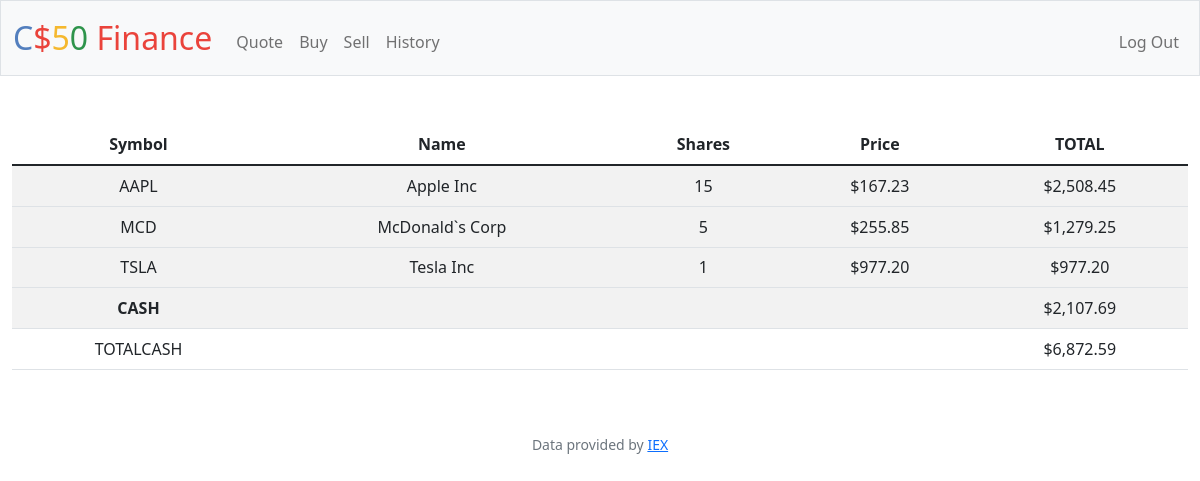
Screenshot of / (signed in) with the database file from the repository.
### tables this page shows
CREATE TABLE transactions (
 id INTEGER PRIMARY KEY AUTOINCREMENT,
 user_id INTEGER NOT NULL, 
 name TEXT NOT NULL,
 shares INTEGER NOT NULL, 
 price NUMERIC NOT NULL, 
 type TEXT NOT NULL, 
 symbol TEXT NOT NULL, 
 time TIMESTONP DEFAULT CURRENT_TIMESTAMP, 
 FOREIGN KEY(user_id) REFERENCES users(id)
);

CREATE TABLE users (id INTEGER PRIMARY KEY AUTOINCREMENT NOT NULL, username TEXT NOT NULL, hash TEXT NOT NULL, cash NUMERIC NOT NULL DEFAULT 10000.00);

### app.py (the view)
@app.route("/")
@login_required
def index():
    user_id = session["user_id"]
    stocks = db.execute(
        "SELECT name,time,price , SUM (shares) as TotalShares, symbol FROM transactions WHERE user_id == ? GROUP BY symbol ", user_id)
    usercash = db.execute("SELECT cash FROM users WHERE id == ?", user_id)[0]["cash"]
    totalcash = usercash
    for stock in stocks:
        totalcash += stock["price"]*stock["TotalShares"]
    """Show portfolio of stocks"""
    return render_template("index.html", stocks=stocks, usercash=usercash, totalcash=totalcash, usd=usd)

### app.py (called while the page is built)
@app.after_request
def after_request(response):
    response.headers["Cache-Control"] = "no-cache, no-store, must-revalidate"
    response.headers["Expires"] = 0
    response.headers["Pragma"] = "no-cache"
    return response

### helpers.py (called while the page is built)
def login_required(f):
    @wraps(f)
    def decorated_function(*args, **kwargs):
        if session.get("user_id") is None:
            return redirect("/login")
        return f(*args, **kwargs)
    return decorated_function

def usd(value):
    return f"${value:,.2f}"

### templates/index.html (shortened to what this page needs)
{% extends "layout.html" %}
{% block main %}
        <div class="mb-3">
            <table class ="table table-striped">
                <thead>
                        <th>Symbol</th>
                        <th>Name</th>
                        <th>Shares</th>
                        <th>Price</th>
                        <th>TOTAL</th>
                </thead>
                <tbody>
                {%for stock in stocks %}
                    <tr>
                        <td>{{stock["symbol"]}}</td>
                        <td>{{stock["name"]}}</td>
                        <td>{{stock["TotalShares"]}}</td>
                        <td>{{ usd(stock["price"] ) }}</td>
                        <td>{{usd(stock["price"] * stock["TotalShares"])  }}</td>
                    <tr>
                {%endfor%}
                    <tr>
                            <th>CASH</th>
                            <td colspan="3"></td>
                            <td> {{usd(usercash)}}</td>
                    </tr>
                    <tr>
                            <td>TOTALCASH</td>
                            <td colspan="3"></td>
                            <td> {{usd(totalcash)}}</td>
                    </tr>
                </tbody>
            </table>
        </div>
{% endblock %}

### templates/layout.html (shortened to what this page needs)
<!DOCTYPE html>
<html lang="en">
    <head>
        <link href="https://cdn.jsdelivr.net/npm/bootstrap@5.1.3/dist/css/bootstrap.min.css" rel="stylesheet">
        <link href="/static/styles.css" rel="stylesheet">
    </head>
    <body>
        <nav class="bg-light border navbar navbar-expand-md navbar-light">
            <div class="container-fluid">
                <a class="navbar-brand" href="/"><span class="blue">C</span><span class="red">$</span><span class="yellow">5</span><span class="green">0</span> <span class="red">Finance</span></a>
                <div class="collapse navbar-collapse" id="navbar">
                    {% if session["user_id"] %}
                        <ul class="navbar-nav me-auto mt-2">
                            <li class="nav-item"><a class="nav-link" href="/quote">Quote</a></li>
                            <li class="nav-item"><a class="nav-link" href="/buy">Buy</a></li>
                            <li class="nav-item"><a class="nav-link" href="/sell">Sell</a></li>
                            <li class="nav-item"><a class="nav-link" href="/history">History</a></li>
                        </ul>
                        <ul class="navbar-nav ms-auto mt-2">
                            <li class="nav-item"><a class="nav-link" href="/logout">Log Out</a></li>
                        </ul>
                    {% else %}
                        <ul class="navbar-nav ms-auto mt-2">
                            <li class="nav-item"><a class="nav-link" href="/register">Register</a></li>
                            <li class="nav-item"><a class="nav-link" href="/login">Log In</a></li>
                        </ul>
                    {% endif %}
                </div>
            </div>
        </nav>
        <main class="container-fluid py-5 text-center">
            {% block main %}{% endblock %}
        </main>
        <footer class="mb-5 small text-center text-muted">
            Data provided by <a href="https://iexcloud.io/">IEX</a>
        </footer>
    </body>
</html>

### static/styles.css (style rules this page uses)
nav .navbar-brand { font-size: xx-large; }
nav .navbar-brand .blue { color: #537fbe; }
nav .navbar-brand .red { color: #ea433b; }
nav .navbar-brand .yellow { color: #f5b82e; }
nav .navbar-brand .green { color: #2e944b; }

### rows the page displays
transactions: symbol "AAPL", name "Apple Inc", TotalShares "15", price "$167.23", price "$2,508.45"
transactions: symbol "MCD", name "McDonald`s Corp", TotalShares "5", price "$255.85", price "$1,279.25"
transactions: symbol "TSLA", name "Tesla Inc", TotalShares "1", price "$977.20", usd(stock['price']*stock['TotalShares']) "$977.20"
users: cash "$2,107.69"

### other values shown
{{ usd(totalcash) }} "$6,872.59"
